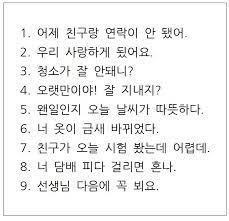
#> input picture korean.jpg, 229 x 221 px
$ python imagetostring.py
#> lines starting #> are read from the running program, lines starting #| are printed output that depends on the picture; after the words box and inside, x2 and y2 are one past the last pixel; in counts of white or black regions, pixels touching at a corner belong together
import cv2
import numpy as np
import pytesseract
from PIL import Image

def tesseract():

    config = ('-l kor+eng')

    original_image = cv2.imread('korean.jpg')
#> original_image is the input picture: shape (221, 229, 3); mean B, G, R 239.8, 239.8, 239.8

    edge = cv2.Canny(original_image, 30, 110)
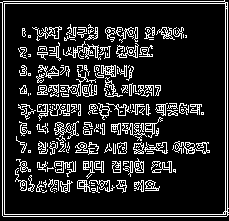
#> edge: shape (221, 229); 15.6% white in thin lines or dots
    edge_color = cv2.cvtColor(edge, cv2.COLOR_GRAY2BGR)
#> edge_color: shape (221, 229, 3); 15.6% white in thin lines or dots
    img = Image.fromarray(original_image)

#> (the run stopped early here; a loop or call above may not have finished)

$ run again, with english.jpg copied over korean.jpg
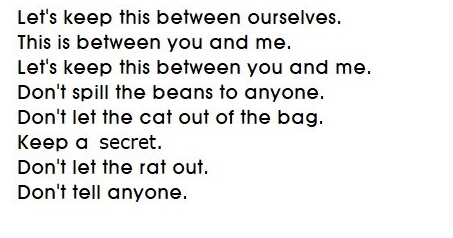
#> input picture english.jpg, 453 x 238 px
#> in tesseract, original_image is the input picture: shape (238, 453, 3); mean B, G, R 232.9, 233.6, 233.3
#> in tesseract, `edge = cv2.Canny(original_image, 30, 110)`:
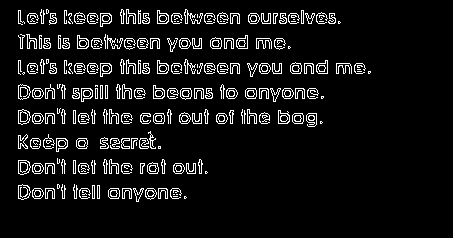
#> edge: shape (238, 453); 7.8% white in thin lines or dots, all inside (x1, y1, x2, y2) = (18, 9, 371, 202)

$ run again, with kor.NanumGangInWiRO.exp0.tif saved as korean.jpg
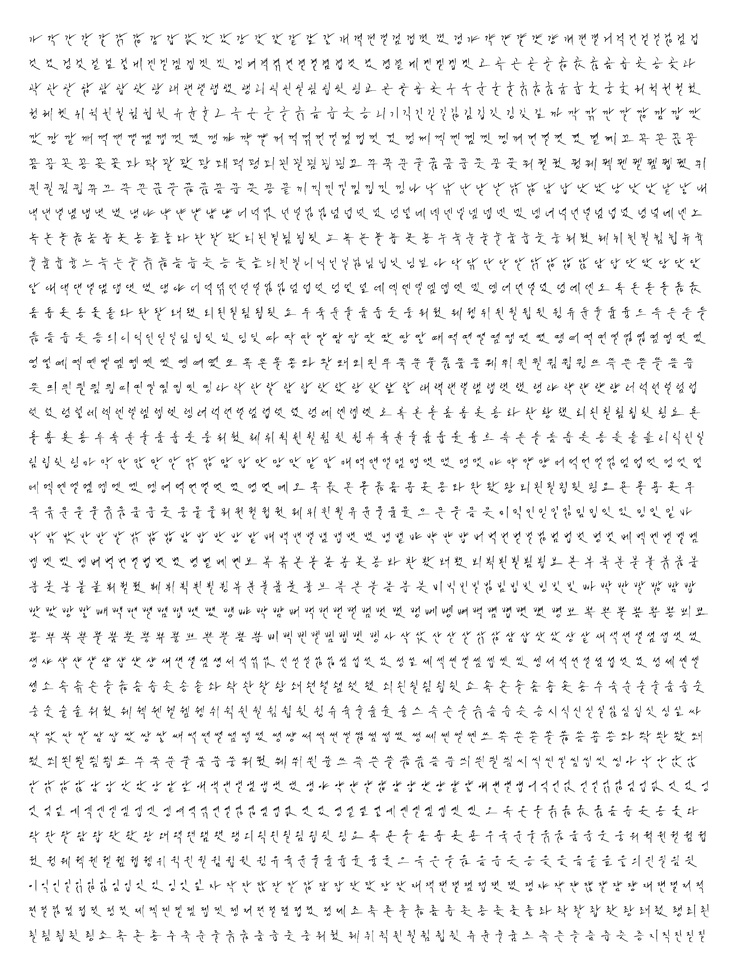
#> input picture kor.NanumGangInWiRO.exp0.tif, 738 x 956 px, shrunk from 2550 x 3300 before the run
#> in tesseract, original_image is the input picture: shape (956, 738, 3); min 0, max 255, mean 242.8
#> in tesseract, `edge = cv2.Canny(original_image, 30, 110)`:
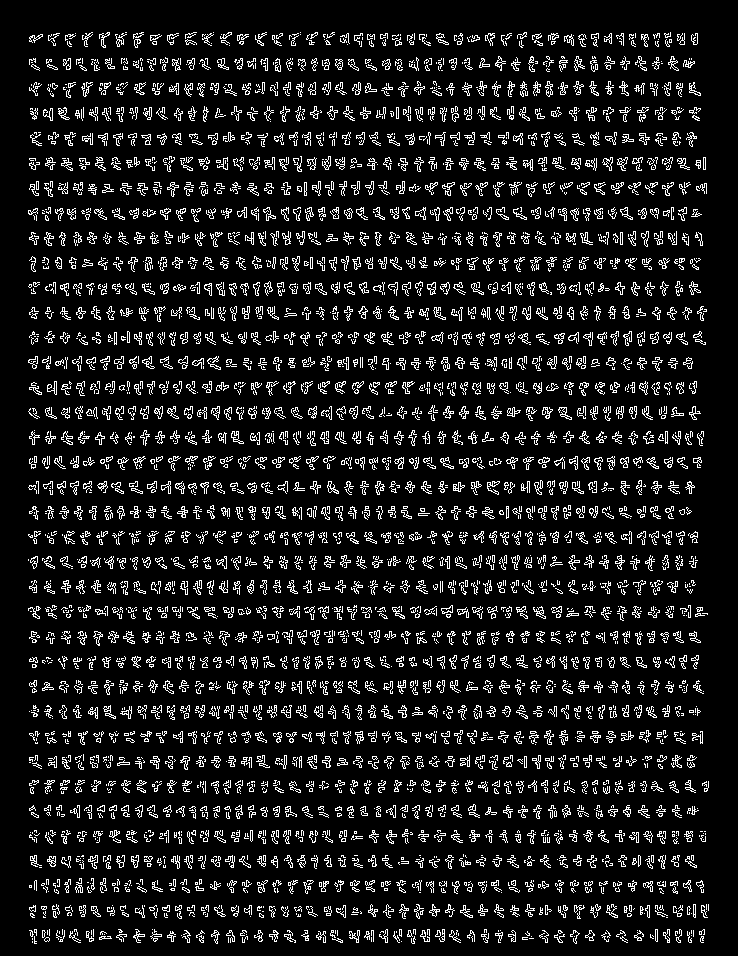
#> edge: shape (956, 738); 10.3% white in thin lines or dots, all inside (x1, y1, x2, y2) = (28, 32, 709, 944)
